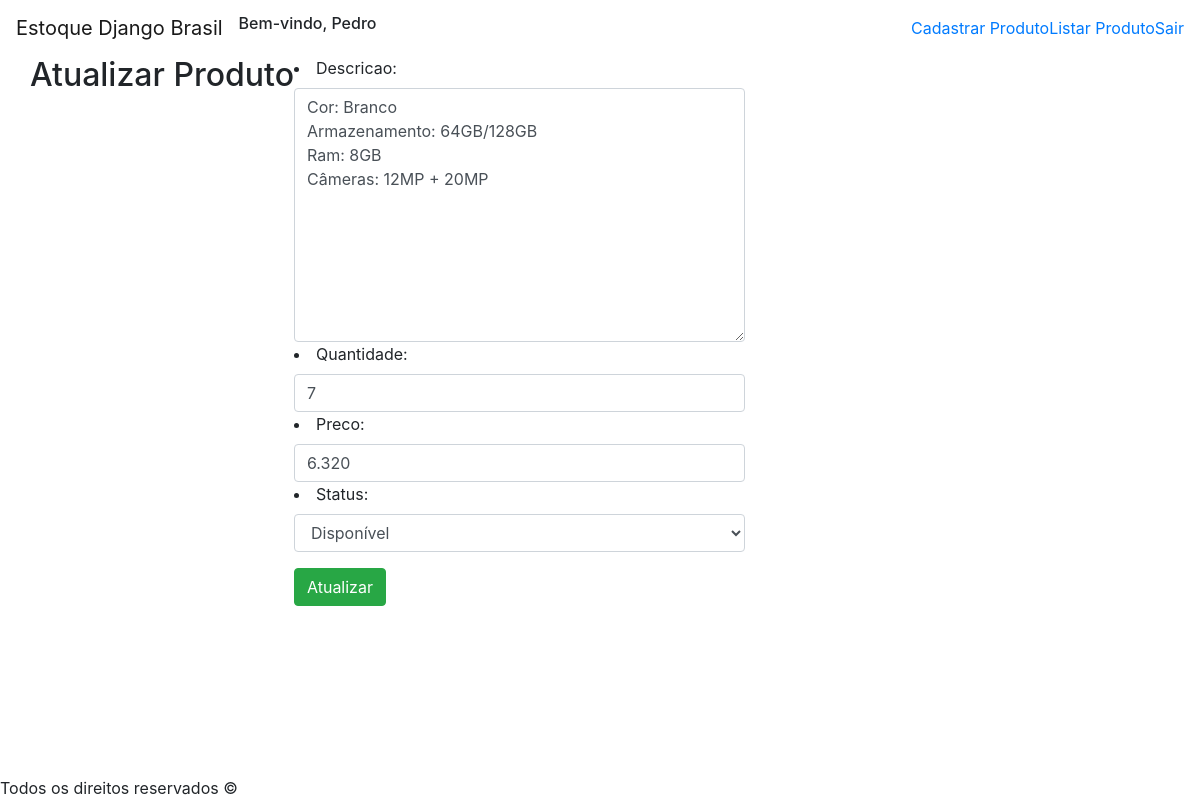
The app's page /produto-apple-iphone-xr/atualizar (signed in), older data.
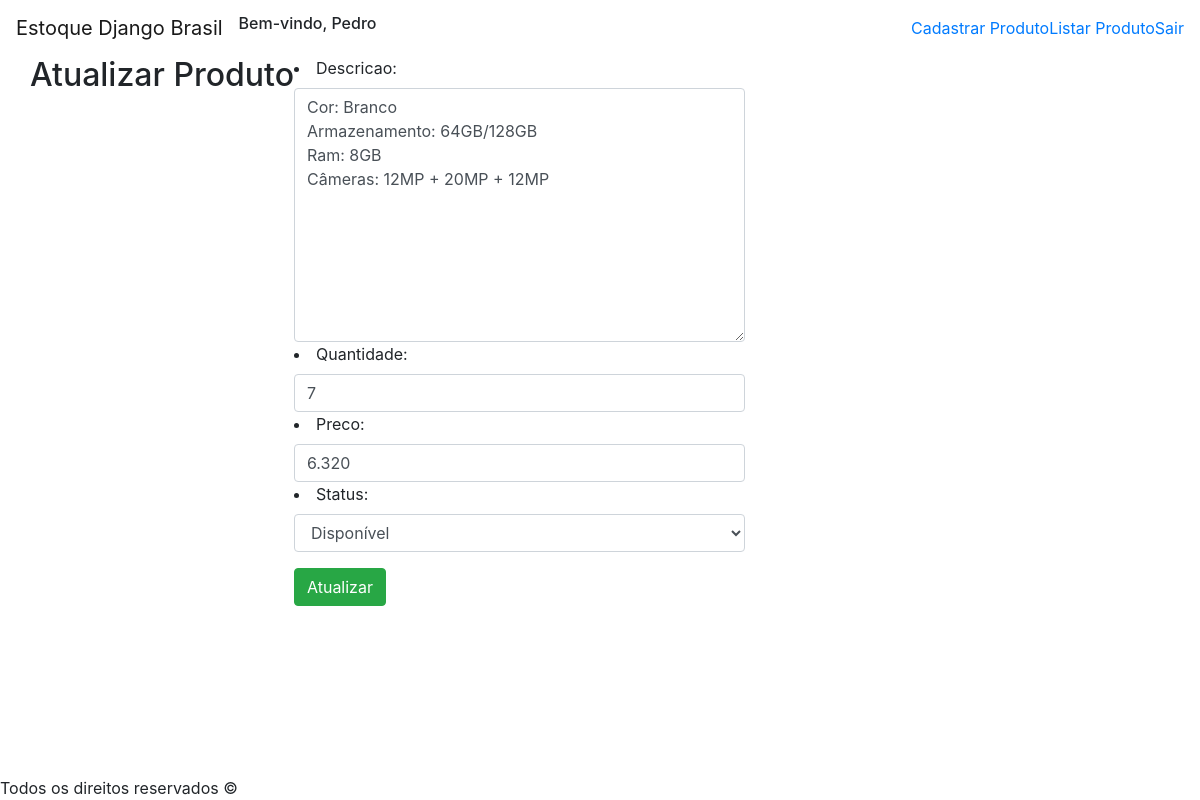
The same page, newer data.
### application/models.py (models this page shows, shortened)
class Produto(models.Model):
    STATUS = (('Disponível', 'Disponível'), ('Indisponível', 'Indisponível'))
    nome = models.CharField(max_length=50)
    marca = models.CharField(max_length=50)
    slug = models.SlugField(max_length=100)
    descricao = models.TextField()
    quantidade = models.IntegerField()
    preco = models.CharField(max_length=10)
    usuario = models.ForeignKey(User, on_delete=models.CASCADE) # Mostrará o usuário que fez o cadastro do produto
    cadastrado = models.DateTimeField(default=timezone.now) # Só é alterado no momento do cadastro do produto
    alterado = models.DateTimeField(auto_now=True) # Salvará a data e hora em que sofrer alguma alteração
    status = models.CharField(max_length=12, choices=STATUS, default='Disponível')
    class Meta:
        ordering = ('cadastrado',)

### application/views.py (the view, shortened to what this page needs)
# urls.py: path('<slug:slug>/atualizar', views.ProdutoUpdateView.as_view(), name='atualizarProduto'),
class ProdutoUpdateView(LoginRequiredMixin, SuccessMessageMixin, UpdateView):
    login_url = reverse_lazy('login')
    model = Produto
    fields = ['descricao', 'quantidade', 'preco', 'status']
    template_name = 'produto/atualizar-produto.html'
    success_message = "%(field)s atualizado com sucesso."

### application/templates/produto/atualizar-produto.html (shortened to what this page needs)
{% extends 'base.html' %}
{% block content %}
    <div class="row background-color">
        <div class="titulo">
            <h2>Atualizar Produto</h2>
        </div>
        <div class="formulario">
            <form method="post"> {% csrf_token %}
                <div class="dados-form form-group">
                    {{form.as_ul}}
                </div>
                <div class="button">
                    <button type="submit" class="btn btn-success">Atualizar</button>
                </div>
            </form>
        </div>
    </div>
{% endblock content %}

Row changes from the older to the newer data that the page shows:
changed Produto "Disponível": descricao "Cor: Branco Armazenamento: 64GB/128GB Ram: 8GB Câmeras: 12MP + 20MP" → "Cor: Branco Armazenamento: 64GB/128GB Ram: 8GB Câmeras: 12MP + 20MP + 12MP"
